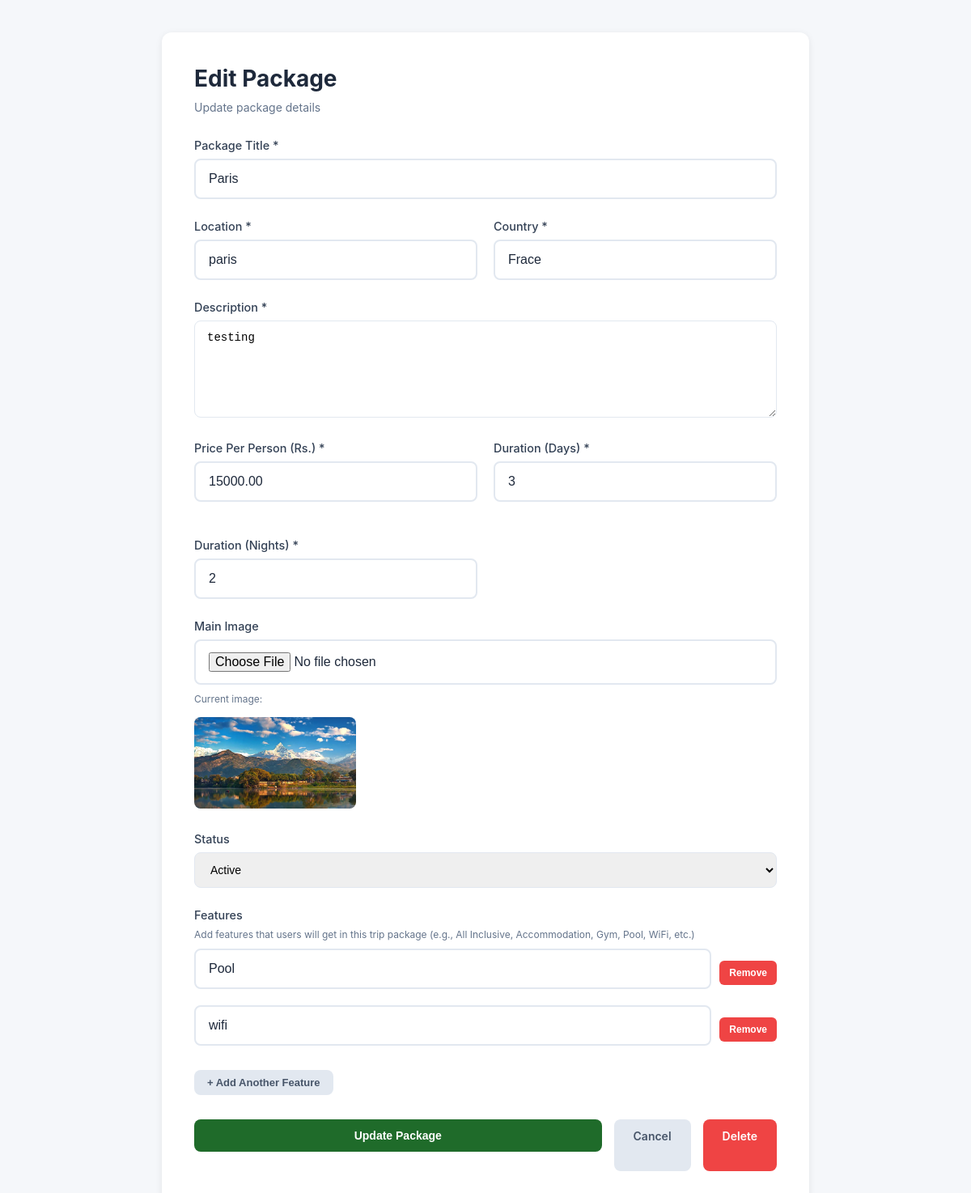
Before: /packages/agent/edit/1/ (signed in) with the older database file.
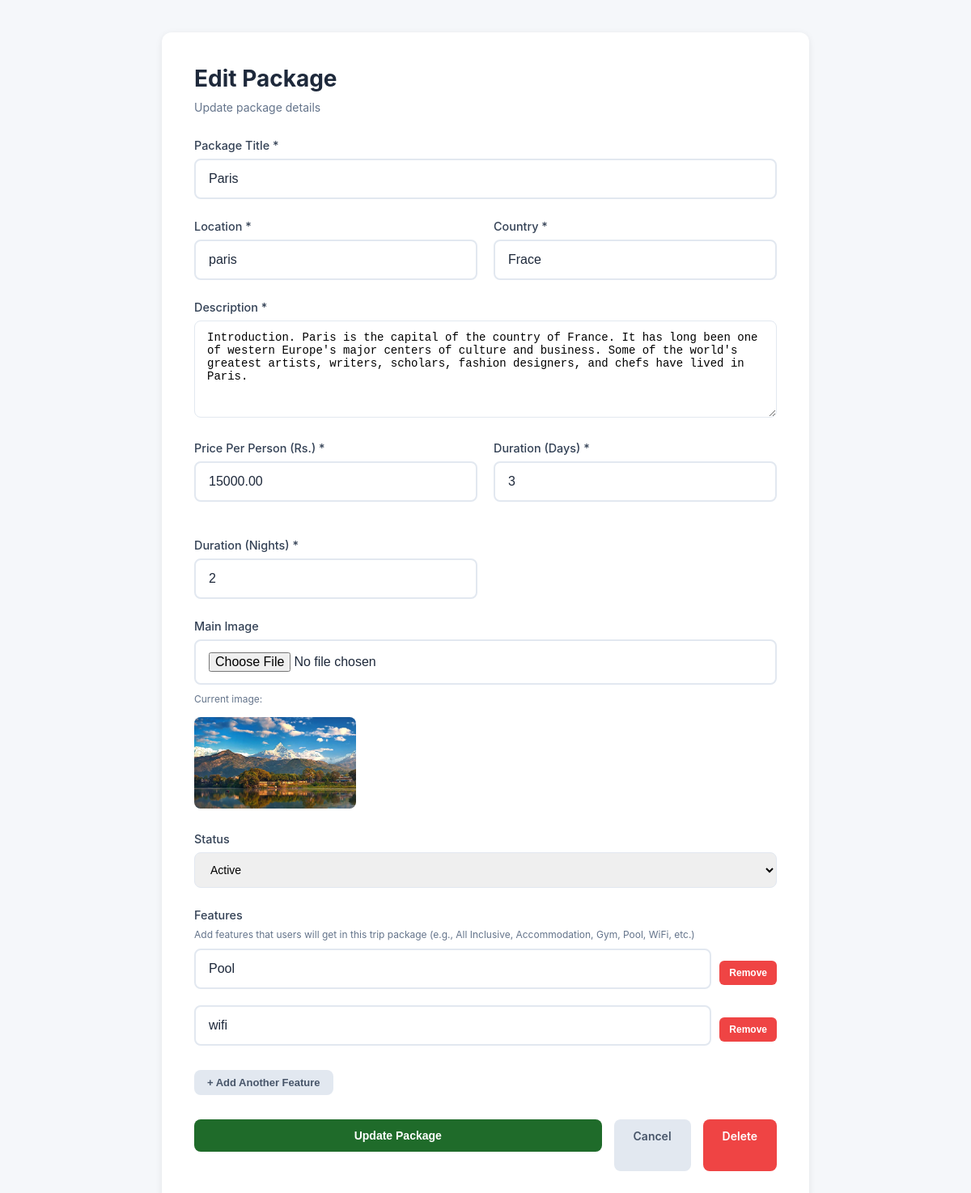
After: the same page with the newer database file.
### accounts/models.py (models this page shows, shortened)
class Package(models.Model):
    agent = models.ForeignKey(User, on_delete=models.CASCADE, related_name='packages', limit_choices_to={'role': Roles.AGENT})
    title = models.CharField(max_length=200, help_text="Package title (e.g., PARIS)")
    location = models.CharField(max_length=200, help_text="Location name (e.g., Paris)")
    country = models.CharField(max_length=100, help_text="Country name (e.g., France)")
    description = models.TextField(help_text="Detailed description of the package")
    price_per_person = models.DecimalField(max_digits=10, decimal_places=2, help_text="Price in Rs.")
    duration_days = models.PositiveIntegerField(default=7, help_text="Number of days")
    duration_nights = models.PositiveIntegerField(default=6, help_text="Number of nights")
    main_image = models.ImageField(upload_to=package_image_path, null=True, blank=True)
    features = models.ManyToManyField(PackageFeature, related_name='packages', blank=True)
    status = models.CharField(
        max_length=20,
        choices=PackageStatus.choices,
        default=PackageStatus.ACTIVE
    )
    rating = models.DecimalField(max_digits=3, decimal_places=1, default=0.0, help_text="Average rating (0-5)")
    participants_count = models.PositiveIntegerField(default=0, help_text="Number of people who joined")
    created_at = models.DateTimeField(auto_now_add=True)
    updated_at = models.DateTimeField(auto_now=True)
    class Meta:
        verbose_name = "Package"
        verbose_name_plural = "Packages"
        ordering = ['-created_at']

### accounts/views.py (the view, shortened to what this page needs)
# urls.py: path('packages/agent/edit/<int:package_id>/', agent_edit_package_view, name='agent_edit_package'),
def agent_edit_package_view(request, package_id):
    if not request.user.is_authenticated or request.user.role != Roles.AGENT:
        messages.error(request, 'Access denied. Agent access required.')
        return redirect('login')
    try:
        package = Package.objects.get(id=package_id, agent=request.user)
    except Package.DoesNotExist:
        messages.error(request, 'Package not found.')
        return redirect('agent_packages')
    context = {
        'user': request.user,
        'package': package,
        'status_choices': PackageStatus.choices,
        'existing_features': package.features.all(),
    }
    return render(request, 'agent_edit_package.html', context)

### templates/agent_edit_package.html (shortened to what the changed rows need)
{% extends 'base.html' %}
{% load static %}
{% block content %}
<div class="form-container">
    <div class="form-header">
        <h1 class="form-title">Edit Package</h1>
    </div>
    <form method="post" enctype="multipart/form-data">
        <div class="form-group">
            <label class="form-label">Package Title *</label>
            <input type="text" name="title" class="form-control" value="{{ package.title }}" required>
        </div>
        <div class="form-row">
            <div class="form-group">
                <label class="form-label">Location *</label>
                <input type="text" name="location" class="form-control" value="{{ package.location }}" required>
            </div>
            <div class="form-group">
                <label class="form-label">Country *</label>
                <input type="text" name="country" class="form-control" value="{{ package.country }}" required>
            </div>
        </div>
        <div class="form-group">
            <label class="form-label">Description *</label>
            <textarea name="description" class="form-control" required>{{ package.description }}</textarea>
        </div>
        <div class="form-row">
            <div class="form-group">
                <label class="form-label">Price Per Person (Rs.) *</label>
                <input type="number" name="price_per_person" class="form-control" value="{{ package.price_per_person }}" step="0.01" required>
            </div>
            <div class="form-group">
                <label class="form-label">Duration (Days) *</label>
                <input type="number" name="duration_days" class="form-control" value="{{ package.duration_days }}" min="1" required>
            </div>
            <div class="form-group">
                <label class="form-label">Duration (Nights) *</label>
                <input type="number" name="duration_nights" class="form-control" value="{{ package.duration_nights }}" min="0" required>
            </div>
        </div>
        <div class="form-group">
            {% if package.main_image %}
                <div class="current-image">
                    <p style="font-size: 12px; color: #64748b; margin-bottom: 5px;">Current image:</p>
                    <img src="{{ package.main_image.url }}" alt="{{ package.title }}">
                </div>
            {% endif %}
        </div>
        <div class="form-group">
            <label class="form-label">Status</label>
            <select name="status" class="form-control">
                {% for value, label in status_choices %}
                    <option value="{{ value }}" {% if package.status == value %}selected{% endif %}>{{ label }}</option>
                {% endfor %}
            </select>
        </div>
    </form>
</div>
{% endblock %}

Changed rows visible on the page:
changed Package "Paris": description "testing" → "Introduction. Paris is the capital of the country of France. It has long been one of western Europe's major centers of culture and business. Some of the world's greatest artists, writers, scholars, fashion designers, and chefs have lived in Paris."
